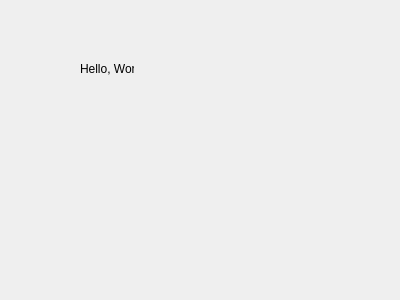
<?xml version="1.0" encoding="UTF-8"?>
<ui version="4.0">
 <class>Form</class>
 <widget class="QWidget" name="Form">
  <property name="geometry">
   <rect>
    <x>0</x>
    <y>0</y>
    <width>400</width>
    <height>300</height>
   </rect>
  </property>
  <property name="windowTitle">
   <string>Form</string>
  </property>
  <widget class="QLabel" name="label">
   <property name="geometry">
    <rect>
     <x>80</x>
     <y>60</y>
     <width>54</width>
     <height>17</height>
    </rect>
   </property>
   <property name="text">
    <string>Hello, World!</string>
   </property>
  </widget>
 </widget>
 <resources/>
 <connections/>
</ui>
